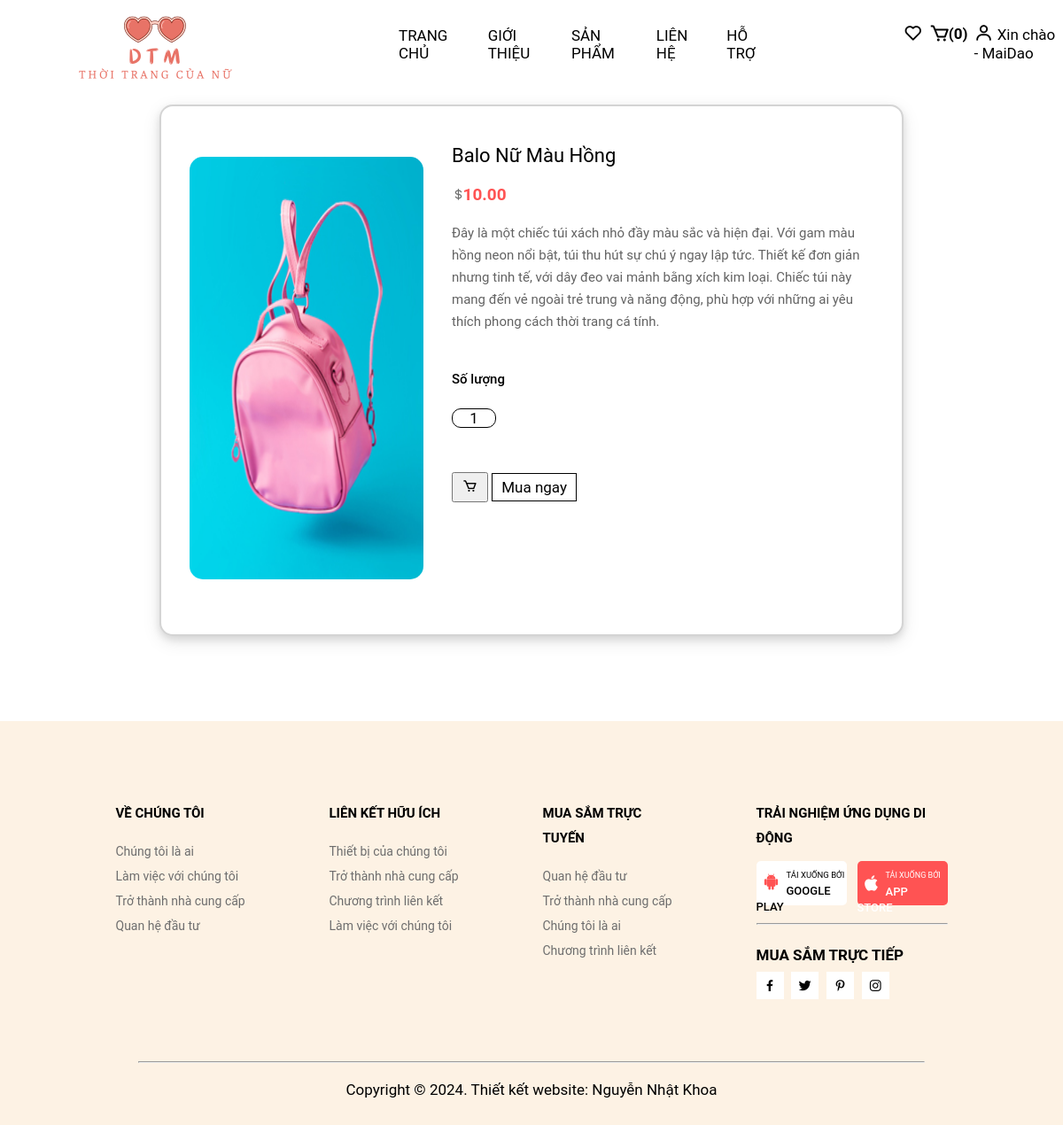
The app's page /source code/xemsp.php?id=5 (signed in) with its own data.
### tables this page shows
CREATE TABLE `sanpham` (
  `id` int(11) NOT NULL,
  `tensp` varchar(100) NOT NULL,
  `gia` decimal(10,0) NOT NULL,
  `hinhanh` varchar(100) NOT NULL,
  `soluong` varchar(20) NOT NULL,
  `mota` varchar(400) NOT NULL,
  `madm` int(11) NOT NULL
);

### source code/xemsp.php (the view, shortened to what this page needs)
<?php
include 'config.php';
if(isset($_GET['id'])) {
    $product_id = $_GET['id'];
    $stmt = $db->prepare("SELECT * FROM sanpham WHERE id = :id");
    $stmt->bindParam(':id', $product_id, PDO::PARAM_INT);
    $stmt->execute();
    $product = $stmt->fetch();
?>
<!DOCTYPE html>
<html lang="vi">
<head>
    <link rel="stylesheet" href="style.css">
</head>
<body>
    <?php
    include 'header.php';
    if($stmt->rowCount() > 0) {
    ?>
    <form style="padding-top:2.5%;" id="them" action="themgiohang.php?id=<?= $product['id'] ?>" method="post" enctype="multipart/form-data" onsubmit="updateHiddenFields()">
    <div class="chitiet">
        <div class="tchieu">
            <img src="./image/<?=$product['hinhanh'] ?>" alt="<?=$product['tensp'] ?>">
        </div>
        <div class="chung">
            <h3><?=$product['tensp'] ?></h3>
            <br>
            <span><i class='bx bx-dollar'></i><b style="color:#ff5353;font-size:19px"><?=$product['gia'] ?>.00</b></span>
            <br><br>
            <p><?=$product['mota'] ?>.</p><br><br>
            <div class="number">
                <p>Số lượng</p><br>
                <input value="1" readonly name="luong">
            </div>
            <a style="cursor:pointer;" href="themgiohang.php?masp=<?php echo $product['id'] ?>"><button style="padding:5px 10px; cursor:pointer;" type="submit" name="themgiohang"><i style="font-size:17px;" class='bx bx-cart'></i></button></a>
            <a style=" cursor:pointer;color:black; padding:5px 10px; border:1px solid black; text-decoration:none;" href="giohang.php">Mua ngay</a>
        </div>
    </div>
    </form>
    <?php
    } else {
        echo "Sản phẩm không tồn tại";
    }
} else {
    echo "ID sản phẩm không được cung cấp";
}
?>
<?php
include 'footer.php';
?>
</body>
</html>

### source code/style.css (style rules this page uses)
* { box-sizing: border-box; font-size: 17px; margin: 0; padding:0; font-family: 'Roboto', sans-serif; }
.chitiet { margin:-1% 0% 8% 15%; height:600px; width:70%; gap:1%; display:flex; border-radius: 15px; border:2px solid rgb(212, 212, 212); background-color: white; box-shadow: 0 4px 8px rgba(0, 0, 0, 0.1), 0 6px 20px rgba(0, 0, 0, 0.1); }
.chitiet .tchieu { width:35%; margin-left:3%; margin-right: 2%; display:flex; justify-content: center; align-items: center; }
.chitiet .tchieu img { height:80%; width: 95%; margin-top: -2%; border-radius: 15px; transition:0.75s; overflow:hidden; }
.chitiet .chung { width:64%; }
.chitiet .chung h3 { font-size: 22px; font-weight: 400; margin:8.5% 0 0 0; width:fit-content; }
.chitiet .chung span i { color:rgb(111, 111, 111); font-size: 15px; margin-right: -2.5px; }
.chitiet .chung p { color:rgb(99, 99, 99); line-height: 25px; font-size: 15px; margin-right: 8%; }
.chitiet .chung .number { margin-bottom: 50px; }
.chitiet .chung .number p { color:black; font-weight: 500; }
.chitiet .chung .number input { width:50px; text-align: center; border:1px solid black; cursor:pointer; border-radius: 10px; }

### records on screen
sanpham: hinhanh (picture), tensp "Balo Nữ Màu Hồng", gia "10", mota "Đây là một chiếc túi xách nhỏ đầy màu sắc và hiện đại. Với gam màu hồng neon nổi bật, túi thu hút sự chú ý ngay lập tức. Thiết kế đơn giản nhưng tinh tế, với dây đeo vai mảnh bằng xích kim loại. Chiếc túi này mang đến vẻ ngoài trẻ trung và năng động, phù hợp với những ai yêu thích phong cách thời trang cá tính"

### other values on screen
$giohang_count "0"
$user "MaiDao"
